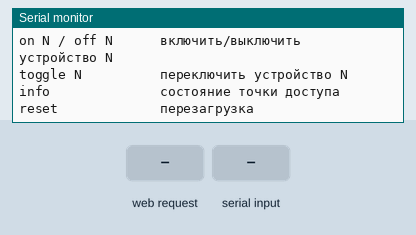
The sketch below on a simulated ESP8266 (NodeMCU). Parts: the last lines printed to the serial monitor. Inputs (shaded band) come from the test bench.

Above: at 1.2 s.
1.3 s: HTTP request GET /api/dev?id=relay received
At 2.5 s:
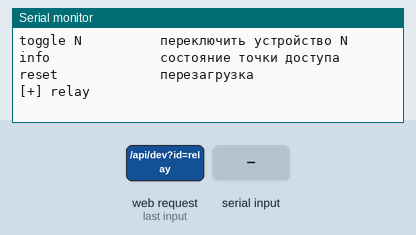
2.8 s: "relay\n" received over Serial
At 3.8 s:
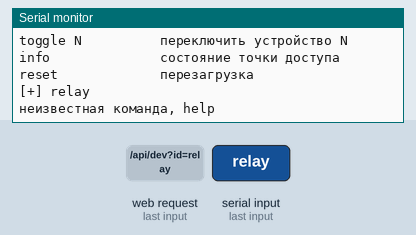
4.3 s: HTTP request GET /api/dev?id=1 received
At 4.9 s:
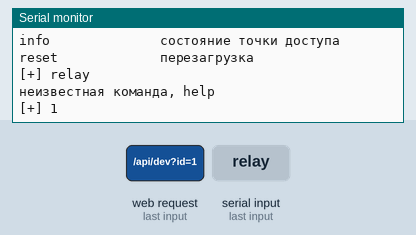
5.8 s: HTTP request GET /api/dev?id=help received
At 7.0 s:
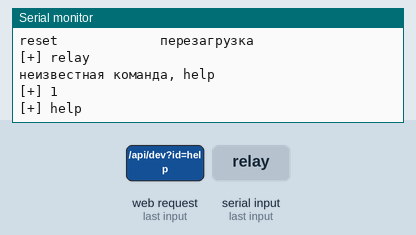
7.3 s: HTTP request GET /api/toggle?id=1&name=1&type=1 received
At 8.4 s:
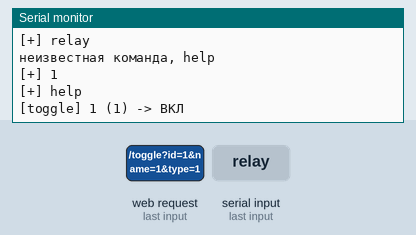
8.8 s: HTTP request GET /api/dev?id=list received
At 9.5 s:
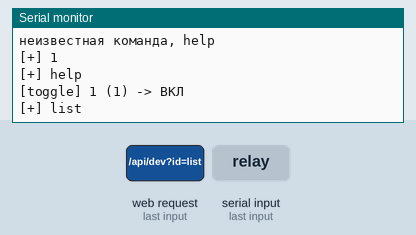

The sketch:

esp12f_server.ino
```cpp
#include <ESP8266WiFi.h>
#include <ESP8266WebServer.h>
#include <DNSServer.h>

const char *AP_SSID = "UmDom";
const char *AP_PASS = "umdom1234";
const char *AP_IP   = "192.168.4.1";

const uint8_t  MAX_DEVICES = 8;
const uint32_t OFFLINE_MS  = 7000;
const uint16_t HTTP_PORT   = 80;

struct Device {
  char     id[12];
  char     name[18];
  bool     isRelay;
  bool     state;
  uint32_t seen;
};

Device devs[MAX_DEVICES];
uint8_t devCount = 0;

ESP8266WebServer server(HTTP_PORT);
DNSServer        dns;

const char PAGE[] PROGMEM =
"<!DOCTYPE html><html lang='ru'><head><meta charset='utf-8'>"
"<meta name='viewport' content='width=device-width,initial-scale=1'>"
"<title>Умный дом</title><style>"
"*{box-sizing:border-box}"
"body{margin:0;background:#14161a;color:#e8eaed;font:16px/1.4 system-ui,-apple-system,Segoe UI,Roboto,sans-serif}"
"header{padding:18px 16px 10px;border-bottom:1px solid #262a31}"
"h1{margin:0;font-size:20px}"
".sub{color:#8a919b;font-size:13px;margin-top:4px;word-break:break-all}"
"#list{padding:12px 16px 40px;max-width:640px;margin:0 auto}"
".card{display:flex;align-items:center;gap:12px;background:#1e2229;border:1px solid #2b3038;"
"border-radius:14px;padding:14px;margin-bottom:12px}"
".card.off{opacity:.5}"
".info{flex:1;min-width:0}"
".info b{display:block;font-size:17px;overflow:hidden;text-overflow:ellipsis;white-space:nowrap}"
".meta{color:#8a919b;font-size:12px;word-break:break-all}"
"button{border:0;border-radius:12px;padding:12px 20px;font:600 15px system-ui;color:#fff;"
"background:#2b3038;cursor:pointer;min-width:96px;flex:none}"
"button.on{background:#1f9d55}"
"button:active{filter:brightness(.85)}"
".empty{color:#8a919b;text-align:center;padding:30px 0}"
"</style></head><body>"
"<header><h1>Умный дом</h1><div class='sub' id='sub'>подключение...</div></header>"
"<div id='list'></div>"
"<script>"
"var list=document.getElementById('list');"
"function esc(s){return String(s).replace(/[&<>]/g,function(c){"
"return {'&':'&amp;','<':'&lt;','>':'&gt;'}[c];});}"
"function render(d){"
"document.getElementById('sub').textContent='точка доступа '+d.server+' · аптайм '+d.time+' с';"
"if(!d.devices.length){list.innerHTML=\"<p class='empty'>Устройств пока нет</p>\";return;}"
"var h='';"
"d.devices.forEach(function(v){"
"h+=\"<div class='card'+(v.online?'':' off')+'>\""
"+\"<div class='info'><b>\"+esc(v.name)+\"</b><span class='meta'>\"+esc(v.id)+\" · \""
"+(v.online?'в сети':'нет связи')+\"</span></div>\""
"+\"<button class='\"+(v.state?'on':'off')+\"' data-id='\"+esc(v.id)+\"'>\""
"+(v.state?'ВЫКЛ':'ВКЛ')+\"</button></div>\";});"
"list.innerHTML=h;}"
"function refresh(){fetch('/api/state',{cache:'no-store'}).then(function(r){return r.json();})"
".then(render).catch(function(){});}"
"document.addEventListener('click',function(e){"
"var b=e.target.closest?e.target.closest('button[data-id]'):null;if(!b)return;"
"fetch('/api/toggle?id='+encodeURIComponent(b.getAttribute('data-id')),{cache:'no-store'})"
".then(function(){setTimeout(refresh,200);});});"
"setInterval(refresh,1200);refresh();"
"</script></body></html>";

void cleanStr(char *dst, const String &src, size_t cap) {
  size_t j = 0;
  for (size_t i = 0; i < src.length() && j < cap - 1; i++) {
    char c = src.charAt(i);
    if ((c >= 'a' && c <= 'z') || (c >= 'A' && c <= 'Z') ||
        (c >= '0' && c <= '9') || c == '-' || c == '_' || c == ' ') {
      dst[j++] = (c == ' ') ? '-' : c;
    }
  }
  dst[j] = 0;
}

int findId(const String &id) {
  for (uint8_t i = 0; i < devCount; i++)
    if (id == devs[i].id) return i;
  return -1;
}

bool isOnline(uint8_t i) { return (uint32_t)(millis() - devs[i].seen) < OFFLINE_MS; }

String stateJson() {
  String j = "{\"server\":\"";
  j += AP_SSID;
  j += "\",\"time\":";
  j += (unsigned long)(millis() / 1000);
  j += ",\"devices\":[";
  for (uint8_t i = 0; i < devCount; i++) {
    if (i) j += ',';
    j += "{\"id\":\"";
    j += devs[i].id;
    j += "\",\"name\":\"";
    j += devs[i].name;
    j += "\",\"type\":\"";
    j += devs[i].isRelay ? "relay" : "input";
    j += "\",\"state\":";
    j += devs[i].state ? 1 : 0;
    j += ",\"online\":";
    j += isOnline(i) ? 1 : 0;
    j += "}";
  }
  j += "]}";
  return j;
}

void logDev(const char *action, uint8_t i) {
  Serial.print(F("["));
  Serial.print(action);
  Serial.print(F("] "));
  Serial.print(devs[i].name);
  Serial.print(F(" ("));
  Serial.print(devs[i].id);
  Serial.print(F(") -> "));
  Serial.println(devs[i].state ? F("ВКЛ") : F("ВЫКЛ"));
}

void handleRoot() {
  server.send_P(200, "text/html; charset=utf-8", PAGE);
}

void handleNotFound() {
  server.sendHeader("Location", String("http://") + AP_IP + "/", true);
  server.send(302, "text/plain", "");
}

void handleState() {
  server.send(200, "application/json", stateJson());
}

void handleDev() {
  String id = server.arg("id");
  if (id.length() == 0 || id.length() > 11) { server.send(400, "text/plain", "bad id"); return; }

  String name = server.arg("name");
  String type = server.arg("type");

  int i = findId(id);
  if (i < 0) {
    if (devCount >= MAX_DEVICES) { server.send(507, "text/plain", "full"); return; }
    i = devCount;
    devCount++;
    cleanStr(devs[i].id, id, sizeof(devs[i].id));
    devs[i].state = false;
    devs[i].isRelay = (type == "relay");
    Serial.print(F("[+] "));
    Serial.println(devs[i].id);
  }
  devs[i].seen = millis();
  if (name.length()) cleanStr(devs[i].name, name, sizeof(devs[i].name));
  if (!devs[i].name[0]) cleanStr(devs[i].name, devs[i].id, sizeof(devs[i].name));

  server.send(200, "text/plain", devs[i].state ? "1" : "0");
}

void handleToggle() {
  int i = findId(server.arg("id"));
  if (i < 0) { server.send(404, "text/plain", "no device"); return; }
  devs[i].seen = millis();
  devs[i].state = !devs[i].state;
  logDev("toggle", (uint8_t)i);
  server.send(200, "text/plain", devs[i].state ? "1" : "0");
}

void handleSet() {
  int i = findId(server.arg("id"));
  if (i < 0) { server.send(404, "text/plain", "no device"); return; }
  devs[i].seen = millis();
  devs[i].state = (server.arg("state") == "1");
  logDev("set", (uint8_t)i);
  server.send(200, "text/plain", devs[i].state ? "1" : "0");
}

void serverHelp() {
  Serial.println(F("--- Умный дом: сервер ---"));
  Serial.println(F("help              эта справка"));
  Serial.println(F("list              список устройств"));
  Serial.println(F("on N / off N      включить/выключить устройство N"));
  Serial.println(F("toggle N          переключить устройство N"));
  Serial.println(F("info              состояние точки доступа"));
  Serial.println(F("reset             перезагрузка"));
}

void serverCommand(char *line) {
  char *arg = strchr(line, ' ');
  if (arg) { *arg = 0; arg++; }
  String cmd(line);
  cmd.toLowerCase();

  if (cmd == "help" || cmd == "?") { serverHelp(); return; }
  if (cmd == "list") {
    Serial.print(F("устройств: "));
    Serial.println(devCount);
    for (uint8_t i = 0; i < devCount; i++) {
      Serial.print(F("  "));
      Serial.print(i);
      Serial.print(F(") "));
      Serial.print(devs[i].name);
      Serial.print(F(" ["));
      Serial.print(devs[i].id);
      Serial.print(F("] "));
      Serial.print(isOnline(i) ? F("в сети  ") : F("оффлайн "));
      Serial.println(devs[i].state ? F("ВКЛ") : F("ВЫКЛ"));
    }
    return;
  }
  if (cmd == "info") {
    Serial.print(F("SSID: "));
    Serial.println(AP_SSID);
    Serial.print(F("IP:   http://"));
    Serial.println(AP_IP);
    Serial.print(F("аптайм: "));
    Serial.print(millis() / 1000);
    Serial.println(F(" с"));
    return;
  }
  if (cmd == "reset") { Serial.println(F("reset")); ESP.restart(); return; }

  if (cmd == "on" || cmd == "off" || cmd == "toggle") {
    if (!arg) { Serial.println(F("нужен номер: e.g. on 0")); return; }
    int i = atoi(arg);
    if (i < 0 || i >= (int)devCount) { Serial.println(F("нет такого устройства")); return; }
    if (cmd == "on") devs[i].state = true;
    else if (cmd == "off") devs[i].state = false;
    else devs[i].state = !devs[i].state;
    logDev("console", (uint8_t)i);
    return;
  }
  Serial.println(F("неизвестная команда, help"));
}

void serialLoop() {
  static char buf[64];
  static size_t len = 0;
  while (Serial.available()) {
    char c = (char)Serial.read();
    if (c == '\r' || c == '\n') {
      if (len) { buf[len] = 0; serverCommand(buf); len = 0; }
    } else if (len < sizeof(buf) - 1) {
      buf[len++] = c;
    }
  }
}

void setup() {
  Serial.begin(115200);
  Serial.setTimeout(50);
  Serial.println();
  Serial.println(F("=== Умный дом: сервер (ESP-12F) ==="));

  WiFi.persistent(false);
  WiFi.mode(WIFI_AP);
  WiFi.softAPConfig(IPAddress(192, 168, 4, 1), IPAddress(192, 168, 4, 1), IPAddress(255, 255, 255, 0));
  bool ok = (*AP_PASS && strlen(AP_PASS) >= 8)
                ? WiFi.softAP(AP_SSID, AP_PASS)
                : WiFi.softAP(AP_SSID);
  if (ok) {
    Serial.print(F("точка доступа: "));
    Serial.println(AP_SSID);
  } else {
    Serial.println(F("ошибка запуска точки доступа"));
  }

  dns.start(53, "*", IPAddress(192, 168, 4, 1));

  server.on("/", HTTP_GET, handleRoot);
  server.on("/api/state", HTTP_GET, handleState);
  server.on("/api/dev", HTTP_GET, handleDev);
  server.on("/api/toggle", HTTP_GET, handleToggle);
  server.on("/api/set", HTTP_GET, handleSet);
  server.onNotFound(handleNotFound);
  server.begin();

  Serial.println(F("панель: http://192.168.4.1/"));
  serverHelp();
}

void loop() {
  dns.processNextRequest();
  server.handleClient();
  serialLoop();
}
```

Measured:
- after the input at 1.3 s, the serial monitor: prints a new line at once (image 1)
- after the input at 2.8 s, the serial monitor: prints a new line at once (image 2)
- after the input at 4.3 s, the serial monitor: prints a new line at once (image 3)
- after the input at 5.8 s, the serial monitor: prints a new line at once (image 4)
- after the input at 7.3 s, the serial monitor: prints a new line at once (image 5)
- after the input at 8.8 s, the serial monitor: prints a new line at once (image 6)
